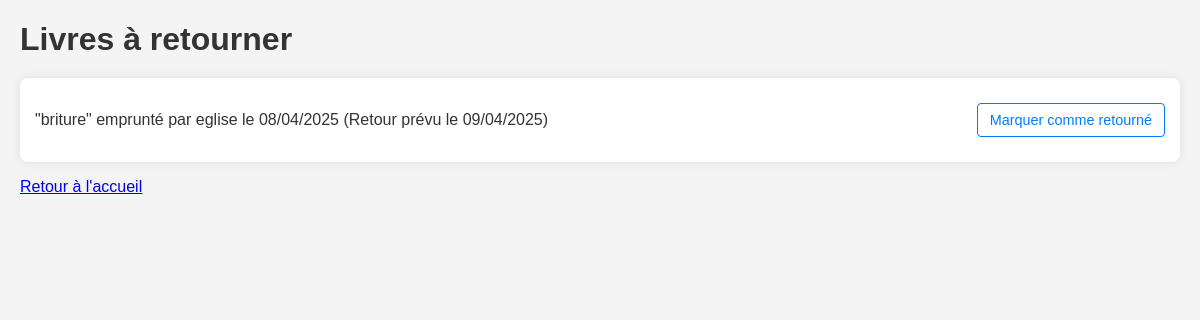
The app's page /retourner/ (signed in) with its own data.
### biblio/models.py (models this page shows, shortened)
class Emprunt(models.Model):
    livre = models.ForeignKey(Livre, on_delete=models.CASCADE)
    utilisateur = models.ForeignKey(User, on_delete=models.CASCADE)
    date_emprunt = models.DateTimeField(auto_now_add=True)
    date_retour_prevue = models.DateField()
    date_retour_effective = models.DateTimeField(null=True, blank=True)
    rendu = models.BooleanField(default=False)

class Livre(models.Model):
    titre = models.CharField(max_length=200)
    auteur = models.CharField(max_length=150)
    isbn = models.CharField(max_length=13, unique=True)
    date_publication = models.DateField(null=True, blank=True)
    nombre_exemplaires = models.PositiveIntegerField(default=1)
    nombre_disponibles = models.PositiveIntegerField(default=1)

### biblio/views.py (the view)
# urls.py: path('retourner/', views.liste_emprunts_retour, name='liste_emprunts_retour'),
@permission_required('biblio.change_emprunt')
def liste_emprunts_retour(request):
    emprunts = Emprunt.objects.filter(rendu=False).order_by('date_retour_prevue')
    return render(request, 'biblio/liste_emprunts_retour.html', {'emprunts': emprunts})

### biblio/templates/biblio/liste_emprunts_retour.html (shortened to what this page needs)
<!DOCTYPE html>
<html lang="fr">
<head>
</head>
<body>
    <h1>Livres à retourner</h1>
    {% if emprunts %}
        <ul>
            {% for emprunt in emprunts %}
                <li>
                    <span>
                        "{{ emprunt.livre.titre }}" emprunté par {{ emprunt.utilisateur.username }} le {{ emprunt.date_emprunt|date:"d/m/Y" }} (Retour prévu le {{ emprunt.date_retour_prevue|date:"d/m/Y" }})
                    </span>
                    <a href="{% url 'retourner_livre' emprunt.id %}">Marquer comme retourné</a>
                </li>
            {% endfor %}
        </ul>
    {% else %}
        <p class="no-returns">Aucun livre à retourner pour le moment.</p>
    {% endif %}
    <p><a href="{% url 'accueil' %}">Retour à l'accueil</a></p>
</body>
</html>

### biblio/templates/biblio/liste_emprunts_retour.html (style rules this page uses)
body { font-family: sans-serif; margin: 20px; background-color: #f4f4f4; color: #333; }
h1 { color: #333; margin-bottom: 20px; }
ul { list-style: none; padding: 0; background-color: #fff; border-radius: 8px; box-shadow: 0 0 10px rgba(0, 0, 0, 0.1); padding: 15px; }
li { padding: 10px 0; border-bottom: 1px solid #eee; display: flex; justify-content: space-between; align-items: center; }
li:last-child { border-bottom: none; }
li a { color: #007bff; text-decoration: none; padding: 8px 12px; border: 1px solid #007bff; border-radius: 4px; font-size: 0.9em; }
p { margin-top: 15px; color: #555; }

### records on screen
Emprunt: livre.titre "briture", utilisateur.username "eglise", date_emprunt "08/04/2025", date_retour_prevue "09/04/2025"
